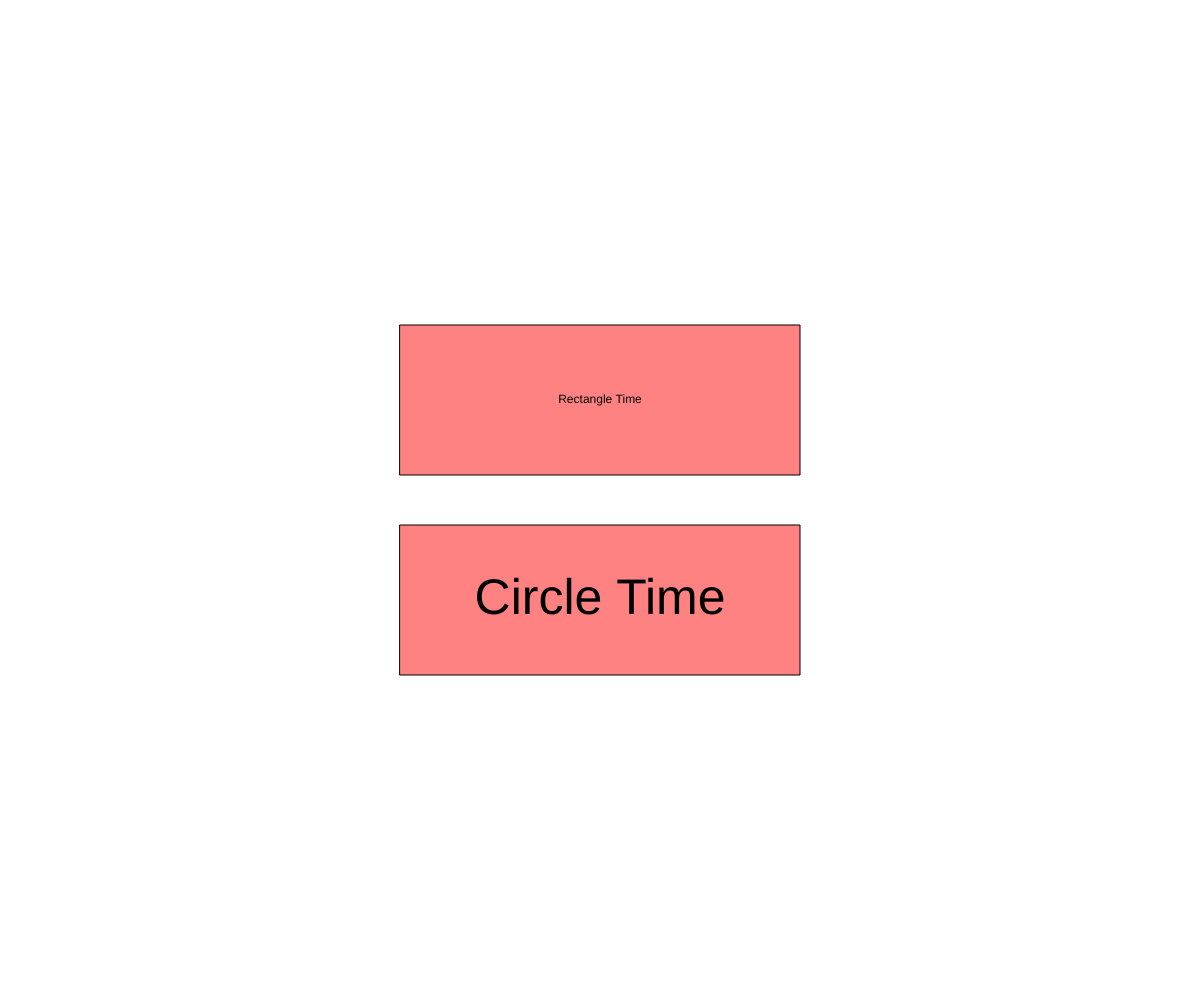
Frame 1 (no input)
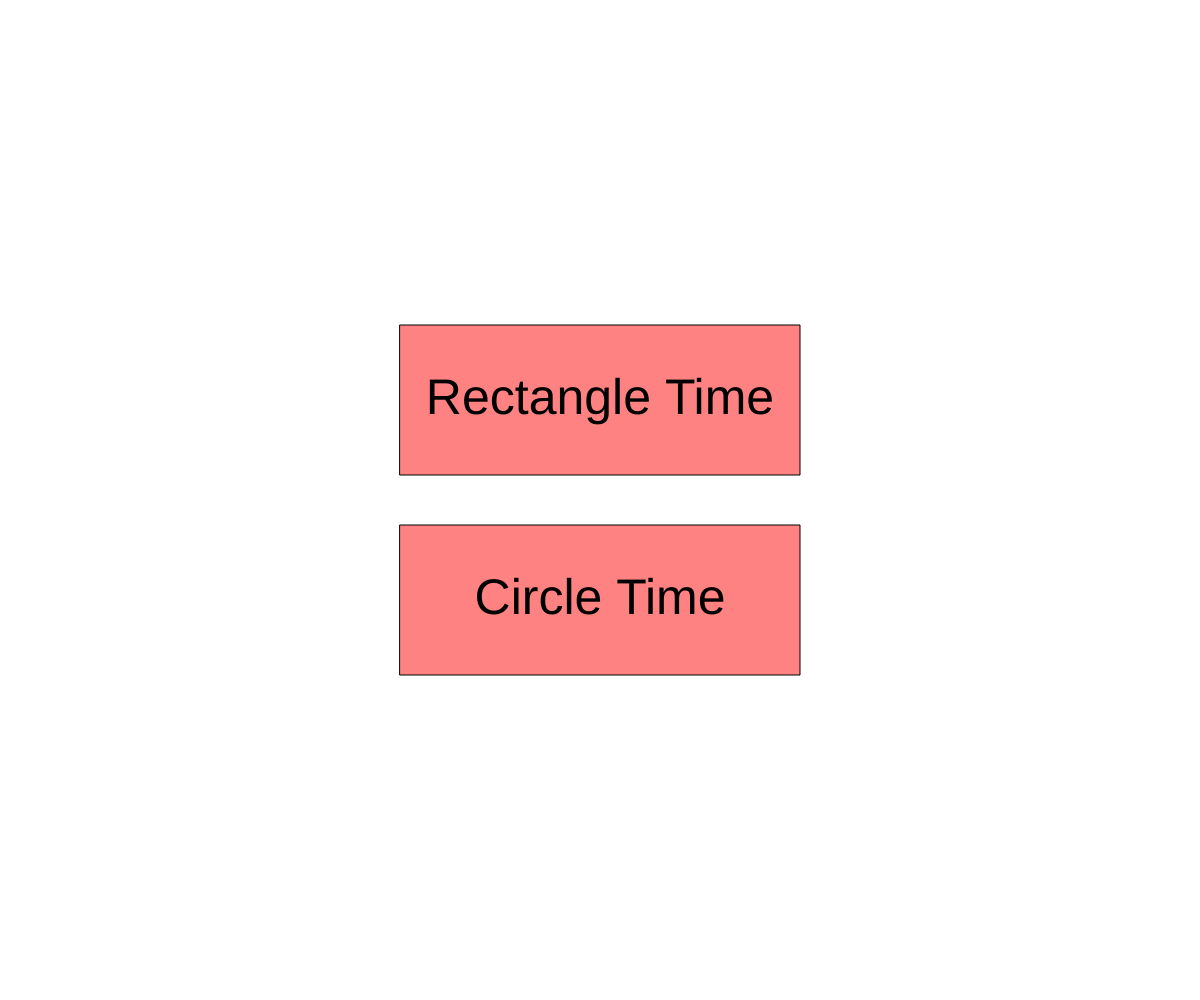
Frame 60 (no input)
Frame 120 (the mouse pressed at the canvas centre since frame 60): identical to frame 60, image omitted

The p5.js sketch that drew these frames (run headless with seeded random() and noise() and a simulated clock; from frame 60 on, the mouse is pressed at the canvas centre):

// p5.js sketch
// ── sketch.js
let x;
let y;
let dx;
let dy;
let radius = 100;
let rectSize = 100;
let state = 'menu';

function setup() {
  createCanvas(windowWidth, windowHeight);
  x = width/2;
  y = height/2;
  dx = random(-15, 15);
  dy = random(-15, 15);
}

function draw() {
  background(255);

  if (state === 'menu'){
    showMenu();
    checkIfButtonClicked();

  }
  
  if (state === "circle") {
    moveShape();
    displayCircle();
  }
  if (state === "rectangle") {
    moveShape();
    displayRectangle();
  }
}

function windowResized() {
  setup();
}

function moveShape() {
  // move
  x += dx;
  y += dy;
}

function displayCircle() {
  // bounce if needed
  if (x > width - radius/2 || x < 0 + radius/2) {
    dx *= -1;
  }

  if (y > height - radius/2 || y < 0 + radius/2) {
    dy *= -1;
  }

  fill(0);
  circle(x, y, radius);
}

function displayRectangle() {
  // bounce if needed
  if (x > width - rectSize || x < 0) {
    dx *= -1;
  }

  if (y > height - rectSize || y < 0) {
    dy *= -1;
  }

  fill(0);
  rect(x, y, rectSize, rectSize);
}

function showMenu(){
  // show rectangle button
  rectMode(CENTER);
  fill(255, 0, 0, 125);
  rect(width/2, height/2 - 100, 400, 150);
  textAlign(CENTER, CENTER);
  fill(0);
  text('Rectangle Time', width/2, height/2 - 100);
  textSize(50);

  // show circle button
  rectMode(CENTER);
  fill(255, 0, 0, 125);
  rect(width/2, height/2 + 100, 400, 150);
  textAlign(CENTER, CENTER);
  fill(0);
  text('Circle Time', width/2, height/2 + 100);
  textSize(50);
}

function checkIfButtonClicked(){
  if (mouseIsPressed){
    // check for rectangle button click
    if (mouseX > width/2 - 2000 && mouseX < width/2 + 200 &&
      mouseY > height/2 - 100 - 75 && mouseY < height/2 - 100 + 75){
        state = 'rectangle';
      }
      // check for rectangle button click
    if (mouseX > width/2 - 2000 && mouseX < width/2 + 200 &&
      mouseY > height/2 + 100 - 75 && mouseY < height/2 + 100 - 75){
        state = 'circle';
      }
  }
}
